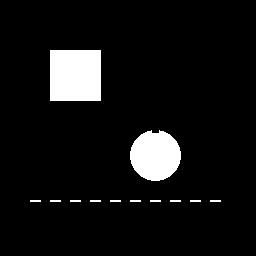
#> input picture ProcessamentoImagens/6️ - Filtros Morfológicos (para Imagens Binárias)/imagem6.jpg, 256 x 256 px
$ python dilatacao.py
#> lines starting #> are read from the running program, lines starting #| are printed output that depends on the picture; after the words box and inside, x2 and y2 are one past the last pixel; in counts of white or black regions, pixels touching at a corner belong together
#> further down, imagem is the input picture: PIL image 256x256 L; min 0, max 255, mean 18.8
from PIL import Image
import numpy as np

def dilatacao(imagem_np, iteracoes=3):

#> called with iteracoes = 3
    altura, largura = imagem_np.shape
#> altura = 256; largura = 256
    imagem_resultado = imagem_np.copy()

    for _ in range(iteracoes):
        imagem_temp = imagem_resultado.copy()
        for y in range(1, altura - 1):
            for x in range(1, largura - 1):
                vizinhanca = imagem_temp[y-1:y+2, x-1:x+2]
                imagem_resultado[y, x] = np.max(vizinhanca)
#> this loop made 3 passes
#> pass 3, in dilatacao, `imagem_temp = imagem_resultado.copy()`:
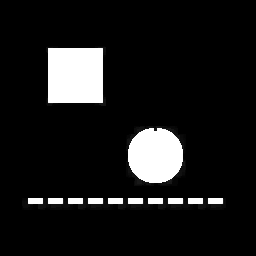
#> imagem_temp: shape (256, 256); min 0, max 255, mean 25.3
#> after the loop:
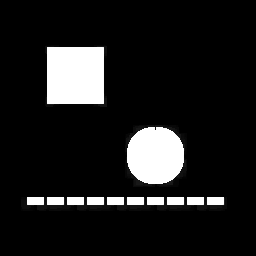
#> imagem_resultado: shape (256, 256); 9.53% of pixels changed, all inside (x1, y1, x2, y2) = (21, 45, 227, 211)

    return imagem_resultado

imagem = Image.open("imagem6.jpg").convert("L")
imagem_np = np.array(imagem)

imagem_dilatada_np = dilatacao(imagem_np, iteracoes=3)
imagem_dilatada = Image.fromarray(imagem_dilatada_np)

imagem_dilatada.save("imagem6modificada.jpg")
